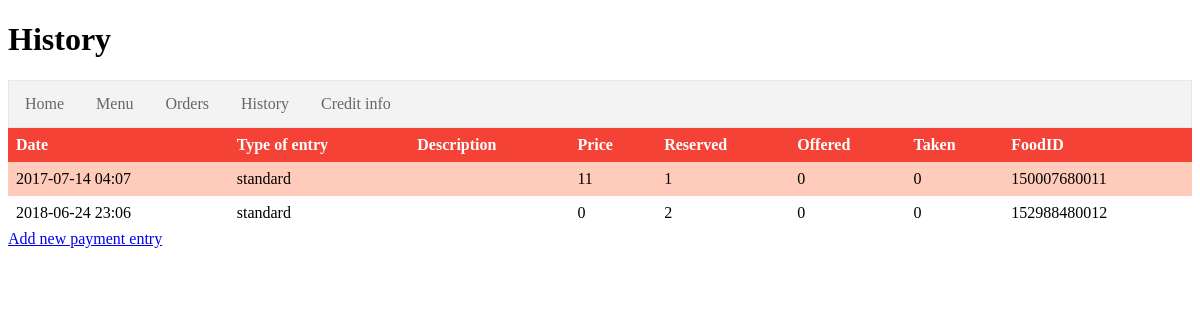
Page /app/testPortal/history.php?user=2&format=text on the committed database.
### tables this page shows
CREATE TABLE IF NOT EXISTS `FoodOrder` (
  `FOID` int(11) NOT NULL,
  `FOUserID` int(11) NOT NULL,
  `FODate` int(11) NOT NULL,
  `FOFoodID` bigint(20) DEFAULT NULL,
  `FOType` text NOT NULL,
  `FOReserved` int(11) NOT NULL,
  `FOOffered` int(11) NOT NULL,
  `FOTaken` int(11) NOT NULL,
  `FODescription` text,
  `FOPrice` int(11) NOT NULL
);

### app/testPortal/history.php (the view, shortened to what this page needs)
<?php
$dbConn = connectDbFoodOrder();
$history_arr = array();
$time = ((int)(time() / (60 * 60 * 24))) * (60 * 60 * 24) * 1000;
$stmt = $dbConn->prepare("SELECT * FROM FoodOrder WHERE FOUserID=? ORDER BY FOFoodID ASC");
$stmt->bind_param('i', $_GET["user"]);
$stmt->execute();
$result = $stmt->get_result();
while ($row = $result->fetch_assoc()) {
    $isHistoryEntry = false;
    if ($row['FOFoodID'] != NULL) {
        $foodEntry = generateFood(intval($row['FOFoodID']), $_GET["user"]);
        if ($foodEntry->date <= $time) {
            $isHistoryEntry = true;
        } else
            $isHistoryEntry = false;
    } else {
        $isHistoryEntry = true;
    }
    if ($isHistoryEntry) {
        $row_array['_ID'] = intval($row['FOID']);
        $row_array['Date'] = intval($row['FODate']) * 1000;
        $row_array['FoodId'] = $row['FOFoodID'];
        $row_array['Type'] = $row['FOType'];
        $row_array['Reserved'] = intval($row['FOReserved']);
        $row_array['Offered'] = intval($row['FOOffered']);
        $row_array['Taken'] = intval($row['FOTaken']);
        $row_array['Description'] = $row['FODescription'];
        $row_array['Price'] = intval($row['FOPrice']);
        array_push($history_arr, $row_array);
    }
}
if ($_GET["format"] == "text") {
    ?>
    <!DOCTYPE html>
    <html>
    <head>
        <link rel="stylesheet" type="text/css" href="res/style.css"/>
    </head>
    <body>
    <h1>
        History
    </h1>
    <?php include "libs/navBar.php" ?>
    <table>
        <tr>
            <th> Date</th>
            <th> Type of entry</th>
            <th> Description</th>
            <th> Price</th>
            <th> Reserved</th>
            <th> Offered</th>
            <th> Taken</th>
            <th> FoodID</th>
        </tr>
        <?php
        foreach ($history_arr as $order) {
            echo "<tr>";
            echo "<td> " . date("Y-m-d H:m", $order['Date'] / 1000) . " </td>";
            echo "<td>" . $order['Type'] . "</td>";
            echo "<td>" . $order['Description'] . "</td>";
            echo "<td>" . $order['Price'] . "</td>";
            echo "<td>" . $order['Reserved'] . "</td>";
            echo "<td>" . $order['Offered'] . "</td>";
            echo "<td>" . $order['Taken'] . "</td>";
            echo "<td> " . $order['FoodId'] . " </td>";
            echo "</tr>";
        }
        ?>
    </table>
    <a href="actions/payment.php?user=<?php echo $_GET['user']; ?>">Add new payment entry</a>
    </body>
    </html>
    <?php
} else {
    echo json_encode($history_arr);
    echo "\n\n\n<endora>";
}
?>

### app/testPortal/res/style.css (style rules this page uses)
table { border-collapse: collapse; width: 100%; }
th, td { text-align: left; padding: 8px; }
tr:nth-child(even) { background-color: #ffccbc }
th { background-color: #f44336; color: white; }

### rows in the picture
foodorder: Date "2017-07-14 04:07", FOType "standard", FOPrice "11", Reserved "1", Offered "0", Taken "0", FOFoodID "150007680011"
foodorder: Date "2018-06-24 23:06", FOType "standard", FOPrice "0", Reserved "2", Offered "0", Taken "0", FOFoodID "152988480012"
